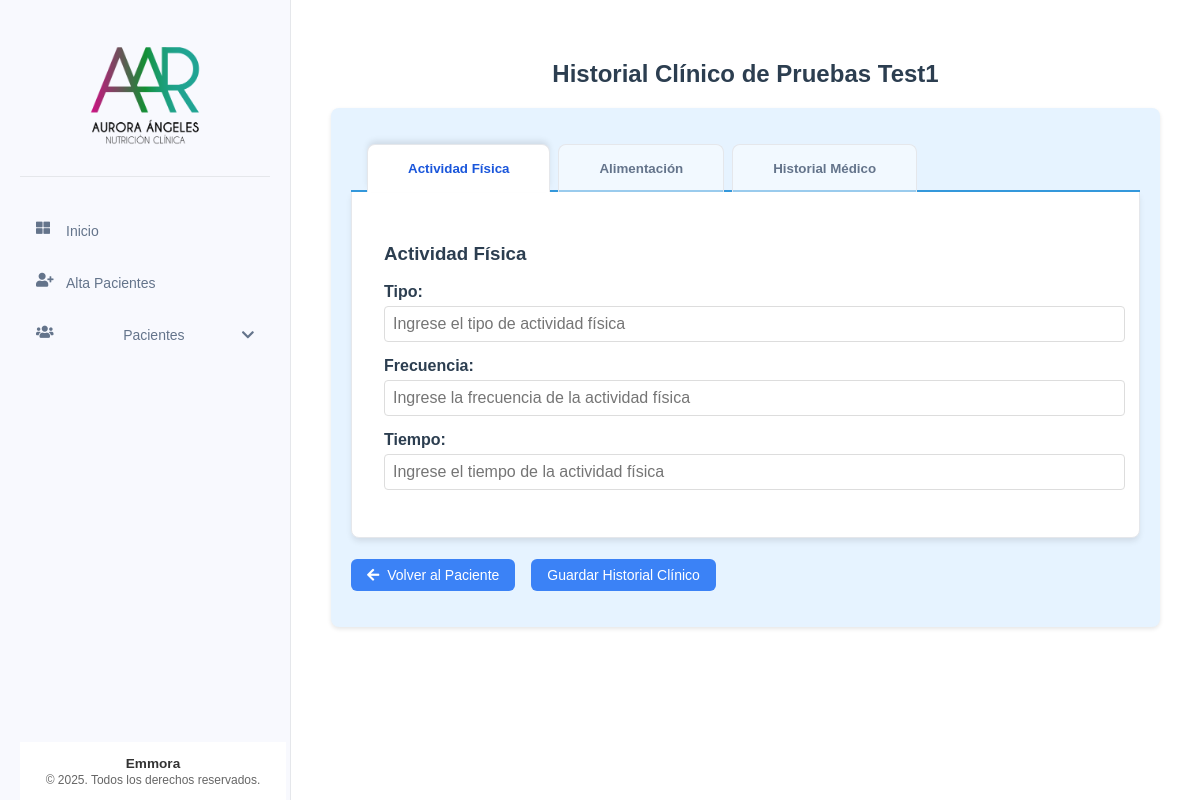
The page /historial-clinico/paciente/2 on the database as committed earlier.
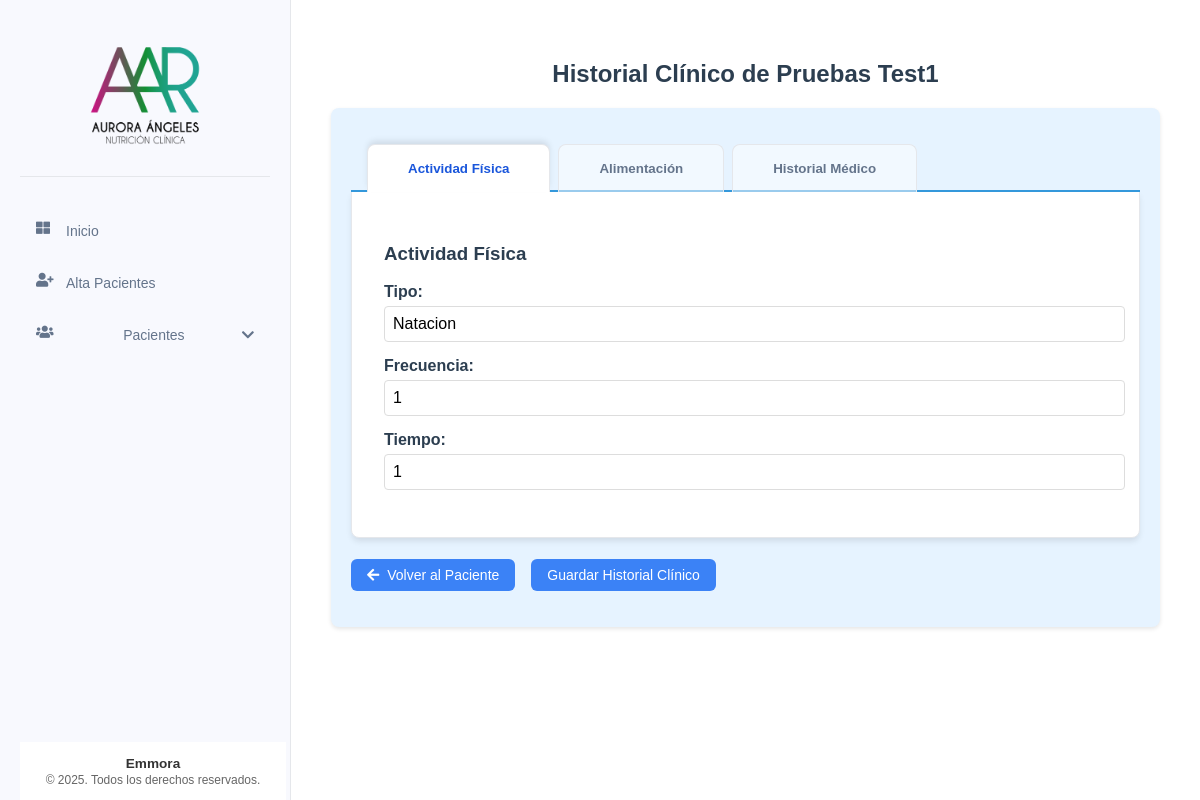
The same page on the database as committed later.
### tables this page shows
CREATE TABLE historial_clinico (
    id INTEGER PRIMARY KEY AUTOINCREMENT,
    paciente_id INTEGER NOT NULL,
    cirugias TEXT,
    padecimientos TEXT,
    medicamentos TEXT,
    suplementos TEXT,
    enfermedades_previas TEXT,
    enfermedades_actuales TEXT,
    tipo_actividad_fisica TEXT,
    frecuencia_actividad_fisica TEXT,
    tiempo_actividad_fisica TEXT,
    numero_comidas_diarias INTEGER,
    alimentos_normales TEXT,
    alimentos_no_gustados TEXT,
    FOREIGN KEY (paciente_id) REFERENCES pacientes (id)
);

### app/controllers/historial_clinico.py (the view, shortened to what this page needs)
@historial_clinico.route('/paciente/<int:paciente_id>', methods=['GET', 'POST'])
def ver_crear_historial(paciente_id):
    paciente = Paciente.obtener_por_id(paciente_id)
    if not paciente:
        flash('Paciente no encontrado', 'error')
        return redirect(url_for('pacientes.lista_pacientes'))
    historial = HistorialClinico.obtener_por_paciente_id(paciente_id)
    padecimientos_opciones = [
        'Gastritis', 'Colitis', 'Reflujo', 'Estreñimiento', 'Diarrea',
        'Hemorroides', 'Intolerancias', 'Alergias', 'Diabetes',
        'Dislipidemias', 'Presión arterial', 'Otro descontrol metabólico'
    ]
    return render_template('historiales/historial_clinico.html', paciente=paciente, historial=historial, padecimientos_opciones=padecimientos_opciones)

### app/db.py (called while the page is built)
def get_db():
    if 'db' not in g:
        try:
            g.db = sqlite3.connect(
                'pacientes.db',
                detect_types=sqlite3.PARSE_DECLTYPES
            )
            g.db.row_factory = sqlite3.Row
        except sqlite3.Error as e:
            logger.error(f"Error crítico al conectar con la base de datos SQLite: {e}")
            raise e
    return g.db

def query_db(query, args=(), one=False):
    try:
        cur = get_db().execute(query, args)
        rv = cur.fetchall()
        cur.close()
        return (rv[0] if rv else None) if one else rv
    except sqlite3.Error as e:
        logger.error(f"Error al ejecutar query: {query}. Args: {args}. Detalle: {e}")
        raise e

### app/models/historial_clinico.py (called while the page is built)
    @staticmethod
    def obtener_por_paciente_id(paciente_id):
        try:
            return query_db('SELECT * FROM historial_clinico WHERE paciente_id = ?', [paciente_id], one=True)
        except Exception as e:
            logger.error(f"Error al obtener historial para paciente {paciente_id}: {e}")
            return None

### app/models/paciente.py (called while the page is built)
    @staticmethod
    def obtener_por_id(id):
        return query_db('SELECT * FROM pacientes WHERE id = ?', [id], one=True)

### app/templates/historiales/historial_clinico.html (shortened to what this page needs)
{% extends "base/base.html" %}
{% block content %}
<div class="table-container">
    <h2 align="center">Historial Clínico de {{ paciente['nombre'] }} {{ paciente['apellido_paterno'] }}</h2>
    <div class="form-container">
        <form id="formHistorialClinico" method="POST">
            <div x-data="{ activeTab: 'actividad-fisica' }">
                <div class="form-tabs">
                    <button type="button"
                        @click="activeTab = 'actividad-fisica'"
                        :class="{ 'active': activeTab === 'actividad-fisica' }"
                        class="form-tab">
                        Actividad Física
                    </button>
                    <button type="button"
                        @click="activeTab = 'alimentacion'"
                        :class="{ 'active': activeTab === 'alimentacion' }"
                        class="form-tab">
                        Alimentación
                    </button>
                    <button type="button"
                        @click="activeTab = 'historial-medico'"
                        :class="{ 'active': activeTab === 'historial-medico' }"
                        class="form-tab">
                        Historial Médico
                    </button>
                </div>
                <div x-show="activeTab === 'actividad-fisica'"
                    class="form-section"
                    :class="{ 'active': activeTab === 'actividad-fisica' }">
                    <h3>Actividad Física</h3>
                    <div class="form-group">
                        <label for="tipo_actividad_fisica" class="form-label">Tipo:</label>
                        <input type="text" placeholder="Ingrese el tipo de actividad física" id="tipo_actividad_fisica" name="tipo_actividad_fisica" class="form-input" value="{{ historial['tipo_actividad_fisica'] if historial else '' }}">
                    </div>
                    <div class="form-group">
                        <label for="frecuencia_actividad_fisica" class="form-label">Frecuencia:</label>
                        <input type="text" placeholder="Ingrese la frecuencia de la actividad física" id="frecuencia_actividad_fisica" name="frecuencia_actividad_fisica" class="form-input" value="{{ historial['frecuencia_actividad_fisica'] if historial else '' }}">
                    </div>
                    <div class="form-group">
                        <label for="tiempo_actividad_fisica" class="form-label">Tiempo:</label>
                        <input type="text" placeholder="Ingrese el tiempo de la actividad física" id="tiempo_actividad_fisica" name="tiempo_actividad_fisica" class="form-input" value="{{ historial['tiempo_actividad_fisica'] if historial else '' }}">
                    </div>
                </div>
            </div>
            <div class="action-buttons">
                <a href="{{ url_for('pacientes.detalle_paciente', id=paciente['id']) }}" class="action-button">
                    <i class="fas fa-arrow-left"></i> Volver al Paciente
                </a>
                <button type="submit" class="action-button">Guardar Historial Clínico</button>
            </div>
        </form>
    </div>
</div>
{% endblock %}

Rows that differ between the two databases and show on the page:
added historial_clinico: tipo_actividad_fisica "Natacion", frecuencia_actividad_fisica "1", tiempo_actividad_fisica "1"
